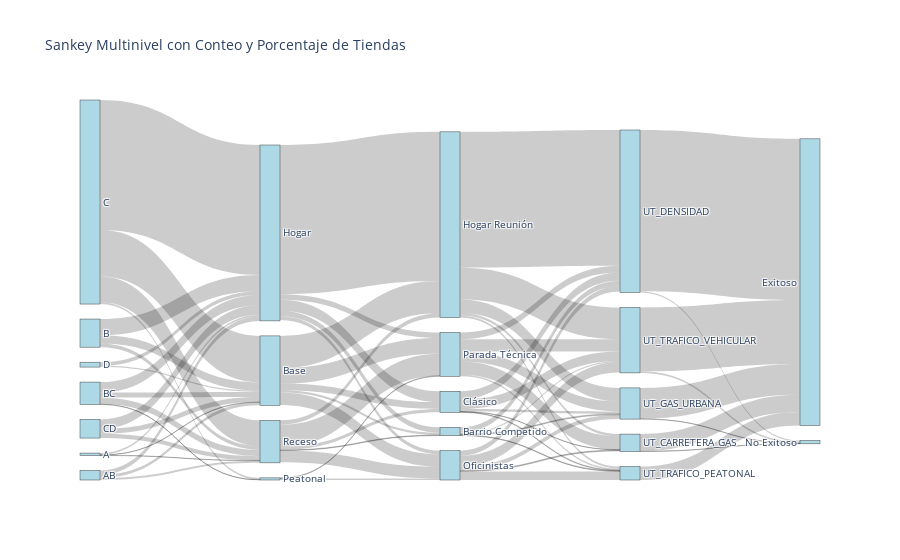

The cell this chart's notebook holds for it:
### Code cell
fig.update_layout(title_text="Sankey Multinivel con Conteo y Porcentaje de Tiendas", font_size=10)
fig.show()

### Figure 1 — Plotly figure (JSON) as saved in the notebook; plotly's stock layout.template omitted (floating-point values rounded to 4 significant figures)
{"data": [{"link": {"customdata": ["1 tiendas (0.1%)", "6 tiendas (0.6%)", "1 tiendas (0.1%)", "10 tiendas (0.9%)", "14 tiendas (1.3%)", "7 tiendas (0.7%)", "27 tiendas (2.6%)", "53 tiendas (5.0%)", "12 tiendas (1.1%)", "17 tiendas (1.6%)", "34 tiendas (3.2%)", "1 tiendas (0.1%)", "21 tiendas (2.0%)", "152 tiendas (14.4%)", "425 tiendas (40.4%)", "6 tiendas (0.6%)", "84 tiendas (8.0%)", "16 tiendas (1.5%)", "31 tiendas (2.9%)", "14 tiendas (1.3%)", "4 tiendas (0.4%)", "12 tiendas (1.1%)", "7 tiendas (0.7%)", "22 tiendas (2.1%)", "105 tiendas (10.0%)", "41 tiendas (3.9%)", "51 tiendas (4.8%)", "18 tiendas (1.7%)", "36 tiendas (3.4%)", "488 tiendas (46.3%)", "12 tiendas (1.1%)", "18 tiendas (1.7%)", "5 tiendas (0.5%)", "2 tiendas (0.2%)", "2 tiendas (0.2%)", "11 tiendas (1.0%)", "14 tiendas (1.3%)", "38 tiendas (3.6%)", "72 tiendas (6.8%)", "18 tiendas (1.7%)", "3 tiendas (0.3%)", "2 tiendas (0.2%)", "4 tiendas (0.4%)", "1 tiendas (0.1%)", "27 tiendas (2.6%)", "8 tiendas (0.8%)", "2 tiendas (0.2%)", "31 tiendas (2.9%)", "8 tiendas (0.8%)", "444 tiendas (42.2%)", "44 tiendas (4.2%)", "7 tiendas (0.7%)", "104 tiendas (9.9%)", "3 tiendas (0.3%)", "17 tiendas (1.6%)", "14 tiendas (1.3%)", "28 tiendas (2.7%)", "34 tiendas (3.2%)", "43 tiendas (4.1%)", "22 tiendas (2.1%)", "33 tiendas (3.1%)", "5 tiendas (0.5%)", "40 tiendas (3.8%)", "56 tiendas (5.3%)", "1 tiendas (0.1%)", "527 tiendas (50.0%)", "4 tiendas (0.4%)", "101 tiendas (9.6%)", "1 tiendas (0.1%)", "44 tiendas (4.2%)", "209 tiendas (19.8%)", "5 tiendas (0.5%)"], "hovertemplate": "<b>%{customdata}</b><extra></extra>", "label": ["1 tiendas (0.1%)", "6 tiendas (0.6%)", "1 tiendas (0.1%)", "10 tiendas (0.9%)", "14 tiendas (1.3%)", "7 tiendas (0.7%)", "27 tiendas (2.6%)", "53 tiendas (5.0%)", "12 tiendas (1.1%)", "17 tiendas (1.6%)", "34 tiendas (3.2%)", "1 tiendas (0.1%)", "21 tiendas (2.0%)", "152 tiendas (14.4%)", "425 tiendas (40.4%)", "6 tiendas (0.6%)", "84 tiendas (8.0%)", "16 tiendas (1.5%)", "31 tiendas (2.9%)", "14 tiendas (1.3%)", "4 tiendas (0.4%)", "12 tiendas (1.1%)", "7 tiendas (0.7%)", "22 tiendas (2.1%)", "105 tiendas (10.0%)", "41 tiendas (3.9%)", "51 tiendas (4.8%)", "18 tiendas (1.7%)", "36 tiendas (3.4%)", "488 tiendas (46.3%)", "12 tiendas (1.1%)", "18 tiendas (1.7%)", "5 tiendas (0.5%)", "2 tiendas (0.2%)", "2 tiendas (0.2%)", "11 tiendas (1.0%)", "14 tiendas (1.3%)", "38 tiendas (3.6%)", "72 tiendas (6.8%)", "18 tiendas (1.7%)", "3 tiendas (0.3%)", "2 tiendas (0.2%)", "4 tiendas (0.4%)", "1 tiendas (0.1%)", "27 tiendas (2.6%)", "8 tiendas (0.8%)", "2 tiendas (0.2%)", "31 tiendas (2.9%)", "8 tiendas (0.8%)", "444 tiendas (42.2%)", "44 tiendas (4.2%)", "7 tiendas (0.7%)", "104 tiendas (9.9%)", "3 tiendas (0.3%)", "17 tiendas (1.6%)", "14 tiendas (1.3%)", "28 tiendas (2.7%)", "34 tiendas (3.2%)", "43 tiendas (4.1%)", "22 tiendas (2.1%)", "33 tiendas (3.1%)", "5 tiendas (0.5%)", "40 tiendas (3.8%)", "56 tiendas (5.3%)", "1 tiendas (0.1%)", "527 tiendas (50.0%)", "4 tiendas (0.4%)", "101 tiendas (9.6%)", "1 tiendas (0.1%)", "44 tiendas (4.2%)", "209 tiendas (19.8%)", "5 tiendas (0.5%)"], "source": [1, 1, 1, 7, 7, 7, 6, 6, 6, 4, 4, 4, 4, 0, 0, 0, 0, 3, 3, 3, 5, 5, 9, 9, 9, 9, 9, 8, 8, 8, 8, 8, 11, 11, 10, 10, 10, 10, 10, 15, 15, 15, 15, 16, 16, 16, 16, 16, 12, 12, 12, 12, 12, 13, 13, 13, 13, 13, 14, 14, 14, 14, 14, 19, 19, 17, 17, 21, 21, 20, 18, 18], "target": [9, 8, 10, 9, 8, 10, 9, 8, 10, 9, 8, 11, 10, 9, 8, 11, 10, 9, 8, 10, 9, 8, 15, 16, 12, 13, 14, 15, 16, 12, 13, 14, 13, 14, 15, 16, 12, 13, 14, 17, 21, 20, 18, 19, 17, 21, 20, 18, 19, 17, 21, 20, 18, 19, 17, 21, 20, 18, 19, 17, 21, 20, 18, 22, 23, 22, 23, 22, 23, 22, 22, 23], "value": [1, 6, 1, 10, 14, 7, 27, 53, 12, 17, 34, 1, 21, 152, 425, 6, 84, 16, 31, 14, 4, 12, 7, 22, 105, 41, 51, 18, 36, 488, 12, 18, 5, 2, 2, 11, 14, 38, 72, 18, 3, 2, 4, 1, 27, 8, 2, 31, 8, 444, 44, 7, 104, 3, 17, 14, 28, 34, 43, 22, 33, 5, 40, 56, 1, 527, 4, 101, 1, 44, 209, 5]}, "node": {"color": "lightblue", "label": ["C", "A", null, "CD", "BC", "D", "B", "AB", "Hogar", "Base", "Receso", "Peatonal", "Hogar Reunión", "Oficinistas", "Parada Técnica", "Barrio Competido", "Clásico", "UT_DENSIDAD", "UT_TRAFICO_VEHICULAR", "UT_CARRETERA_GAS", "UT_TRAFICO_PEATONAL", "UT_GAS_URBANA", "Exitoso", "No Exitoso"], "pad": 15, "thickness": 20}, "type": "sankey"}], "layout": {"font": {"size": 10}, "title": {"text": "Sankey Multinivel con Conteo y Porcentaje de Tiendas"}}}
